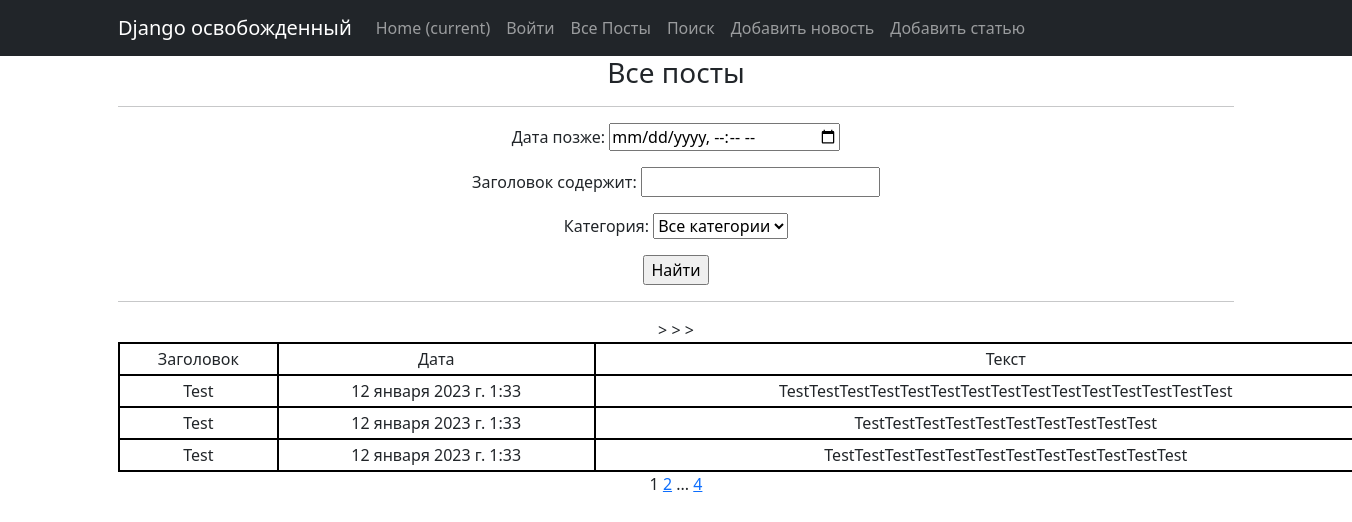
Screenshot of /post/search/ with the database file from the repository.
### news/models.py (models this page shows, shortened)
class Category(models.Model):
    name = models.CharField(max_length=50, unique=True)
    def __str__(self):
        return self.name.title()

class News(models.Model):
    name = models.CharField(
        max_length=50,
        unique=False,
    )
    description = models.TextField()
    date = models.DateTimeField(auto_now_add=True)
    category = models.ForeignKey(
        to='Category',
        on_delete=models.CASCADE,
        related_name='news'
    )

### news/views.py (the view)
# urls.py: path('search/', NewsListSearch.as_view(), name='post_search')
class NewsListSearch(NewsList):
    template_name = 'post_search.html'
    context_object_name = 'all_news'

### news/templatetags/custom_filters.py (called while the page is built)
@register.filter()
def censor(text, word=str):
    if word in text:
        reword = word[0] + ((len(word) - 2) * "*") + word[-1]
        text = text.replace(word, reword)
    return text

### news/templatetags/custom_tags.py (called while the page is built)
@register.simple_tag(takes_context=True)
def url_replace(context, **kwargs):
   d = context['request'].GET.copy()
   for k, v in kwargs.items():
       d[k] = v
   return d.urlencode()

### news/views.py (called while the page is built)
    def get_queryset(self):
        queryset = super().get_queryset()
        self.filterset = NewsFilter(self.request.GET, queryset)
        return self.filterset.qs

    def get_context_data(self, **kwargs):
        context = super().get_context_data(**kwargs)
        context['time_now'] = datetime.utcnow()
        context['next_sale'] = "Распродажа в среду!"
        context['filterset'] = self.filterset
        return context

### templates/post_search.html (shortened to what this page needs)
{% extends 'flatpages/default.html' %}
{% load custom_filters %}
{% load custom_tags %}
{% block content %}
<h3>Все посты</h3>
    <hr>
    <form action="" method="get">
        {{ filterset.form.as_p }}
        <input type="submit" value="Найти" />
    </form>
   <hr>
   {% if all_news %}
<table>
    <tr>
        <td>Заголовок</td>
        <td>Дата</td>
        <td>Текст</td>
    </tr>
    {% for news in all_news %}
    <tr>
        <td>{{ news.name }}</td>
        <td>{{ news.date }}</td>
        <td>{{ news.description|truncatewords:20|censor:"борьбу"|censor:"ограбили"|censor:"умерщвляли" }}</td>
    </tr>
    {% endfor %}
</table>
   {% else %}
       <h2>Постов нет!</h2>
   {% endif %}
   {{ page_obj.number }}
   {% if page_obj.has_next %}
       <a href="?{% url_replace page=page_obj.next_page_number %}">{{ page_obj.next_page_number }}</a>
       {% if paginator.num_pages != page_obj.next_page_number %}
           ...
           <a href="?{% url_replace page=page_obj.paginator.num_pages %}">{{ page_obj.paginator.num_pages }}</a>
       {% endif %}
   {% endif %}
{% endblock content %}

### templates/post_search.html (style rules this page uses)
TABLE { width: 1300px; border-collapse: collapse; }
TD, TH { padding: 3px; border: 2px solid black; }

### rows the page displays
News: name "Test", date "12 января 2023 г. 1:33", description|censor "TestTestTestTestTestTestTestTestTestTestTestTestTestTestTest"
News: name "Test", date "12 января 2023 г. 1:33", description|censor "TestTestTestTestTestTestTestTestTestTest"
News: name "Test", date "12 января 2023 г. 1:33", description|censor "TestTestTestTestTestTestTestTestTestTestTestTest"

### other values shown
{{ page_obj.number }} "1"
{{ page_obj.next_page_number }} "2"
{{ page_obj.paginator.num_pages }} "4"
